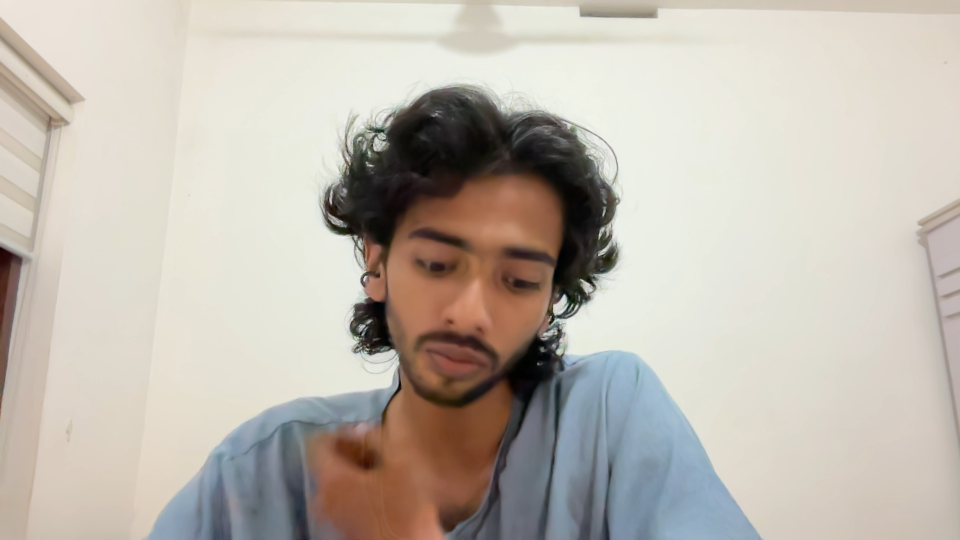
#> input picture data/camera1_snapshot.jpg, 1920 x 1080 px (shown at 1/2 size)
$ python -i capture.py   (imports and definitions only)
#> lines starting #> are read from the running program, lines starting #| are printed output that depends on the picture
#> further down, picture is the input picture: shape (1080, 1920, 3); mean B, G, R 175, 184.5, 191.5
"""
Camera capture module for EduVision AI.
Provides DualCameraWorker with persistent pre-warmed dual hardware handles
(MacBook FaceTime HD & External 1080p Web Camera).
Instantaneous zero-latency switching with zero black frames.
"""

import time
import threading
from typing import Optional, Tuple, List, Dict, Any
import cv2
import numpy as np


def enhance_low_light(frame: np.ndarray, clip_limit: float = 3.0, tile_grid_size: Tuple[int, int] = (8, 8)) -> np.ndarray:
    """
    Applies CLAHE (Contrast Limited Adaptive Histogram Equalization)
    to the Luminance (L) channel in LAB color space to brighten dark/dim frames
    while preserving natural colors and facial details.
    """
#> called with clip_limit = 3, tile_grid_size = (8, 8)
    if frame is None or frame.size == 0:
        return frame

    lab = cv2.cvtColor(frame, cv2.COLOR_BGR2LAB)
#> lab: shape (1080, 1920, 3); mean of channels 0, 1, 2 190.2, 129.3, 134
    l, a, b = cv2.split(lab)
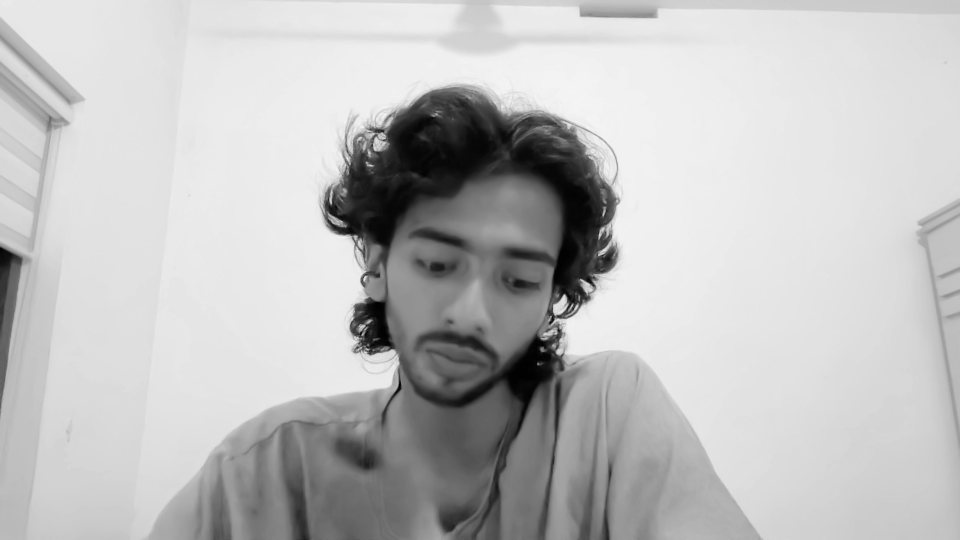
#> l: shape (1080, 1920) (shown at 1/2 size); min 0, max 248, mean 190.2
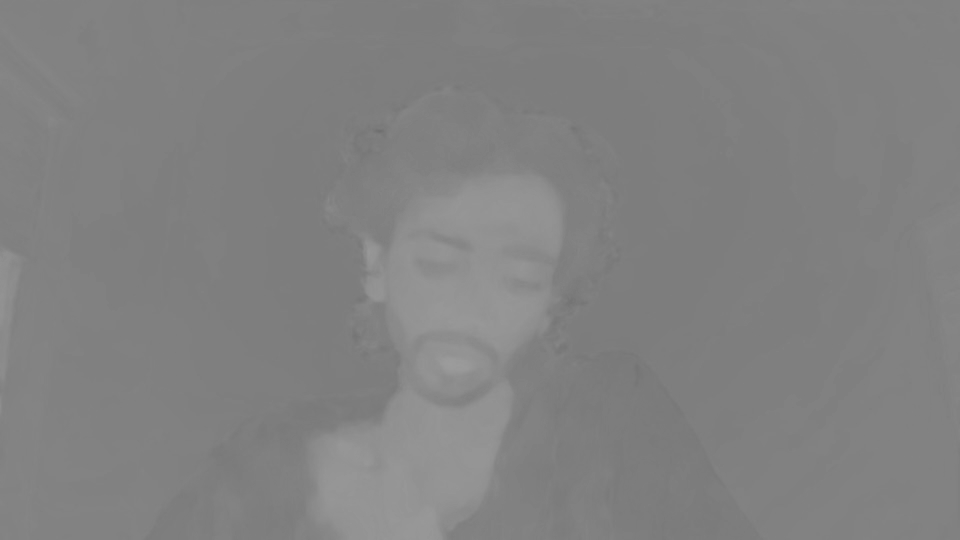
#> a: shape (1080, 1920) (shown at 1/2 size); min 110, max 156, mean 129.3

    clahe = cv2.createCLAHE(clipLimit=clip_limit, tileGridSize=tile_grid_size)
    l_enhanced = clahe.apply(l)
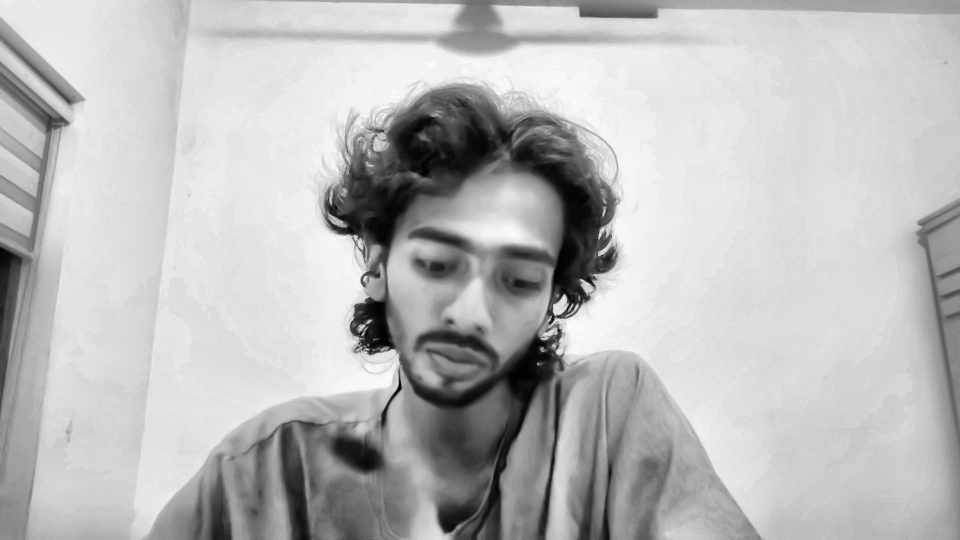
#> l_enhanced: shape (1080, 1920) (shown at 1/2 size); min 0, max 251, mean 185.8

    enhanced_lab = cv2.merge((l_enhanced, a, b))
#> enhanced_lab: shape (1080, 1920, 3); mean of channels 0, 1, 2 185.8, 129.3, 134
    return cv2.cvtColor(enhanced_lab, cv2.COLOR_LAB2BGR)
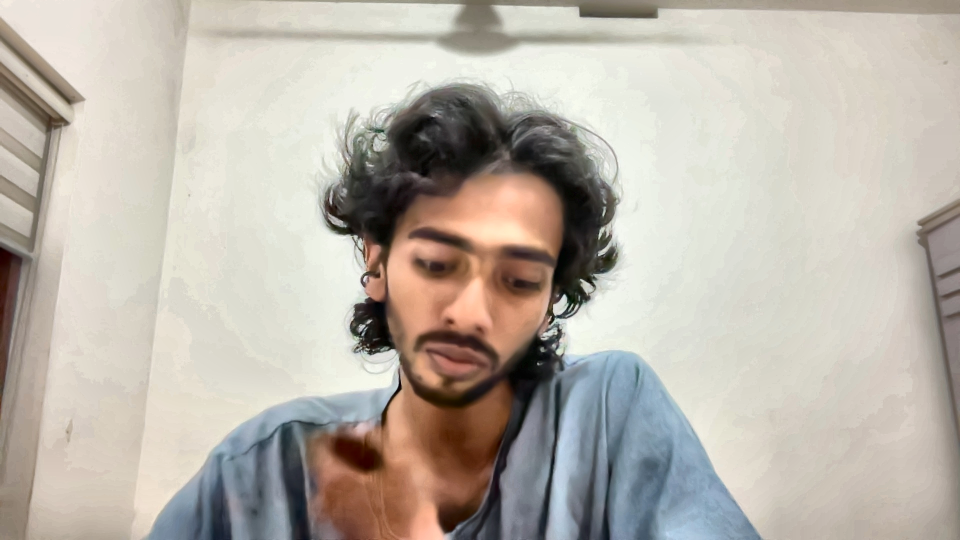
#> returned value: shape (1080, 1920, 3) (shown at 1/2 size); mean B, G, R 170.1, 179.8, 186.8


class CameraWorker:
    """
    Maintains persistent hardware handles for all available cameras simultaneously.
    Switches between cameras instantaneously with zero warmup delay or black screen.
    """
    _instance = None
    _singleton_lock = threading.Lock()

    # [71 lines left out: functions get_instance, __init__, _init_hardware_devices, switch_camera, not called in this run]

    def set_low_light_boost(self, enable: bool):
        self.low_light_boost = enable

    # [111 lines left out: functions _capture_loop, get_frame, get_status, release, list_available_cameras, not called in this run]


# Alias for backward compatibility
CameraManager = CameraWorker

>>> import cv2
>>> picture = cv2.imread('../../data/camera1_snapshot.jpg')
>>> result = enhance_low_light(picture)

$ run again, on data/current_camera_snapshot.jpg
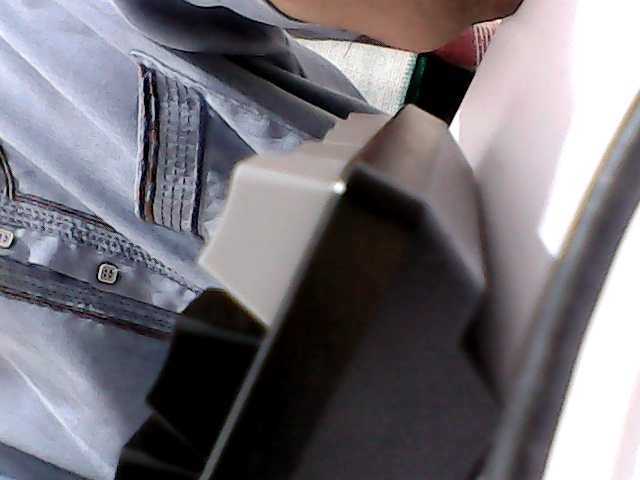
#> input picture data/current_camera_snapshot.jpg, 640 x 480 px
#> picture is the input picture: shape (480, 640, 3); mean B, G, R 120, 113.9, 117.1
#> lab: shape (480, 640, 3); mean of channels 0, 1, 2 119.3, 130.7, 125.2
#> in enhance_low_light, `l, a, b = cv2.split(lab)`:
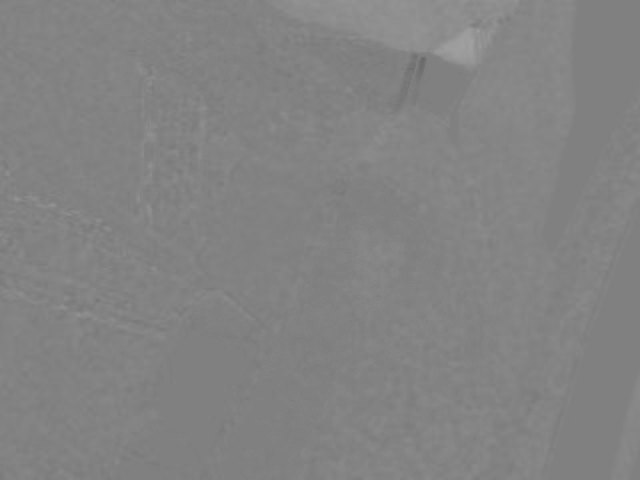
#> a: shape (480, 640); min 103, max 161, mean 130.7
#> enhanced_lab: shape (480, 640, 3); mean of channels 0, 1, 2 125, 130.7, 125.2
#> in enhance_low_light, `return cv2.cvtColor(enhanced_lab, cv2.COLOR_LAB2BGR)`:
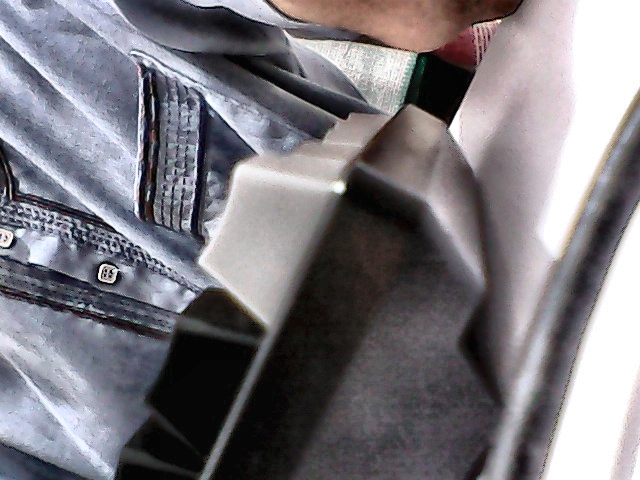
#> returned value: shape (480, 640, 3); mean B, G, R 125.4, 119.3, 122.4
